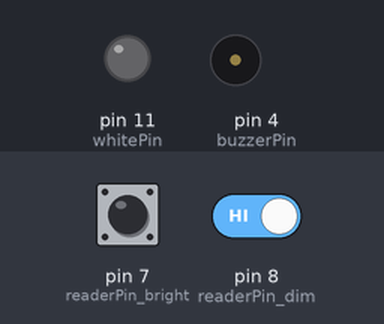
This sketch was run on a simulated Arduino Uno, built with avr-gcc and run on an emulated ATmega328P. Shown: output pins drawn as LEDs (lit = HIGH), buzzer (waves = sounding). The inputs (shaded band) are chosen by the test bench; at power-on: pin 7 (readerPin_bright) HIGH, pin 8 (readerPin_dim) HIGH.

Above: at 1.2 s.
1.3 s: pin 7 (readerPin_bright) pulled LOW for 1 s
At 3.2 s:
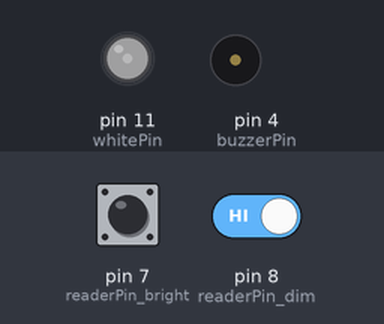
4.3 s: pin 7 (readerPin_bright) pulled LOW for 3.2 s
At 8.3 s:
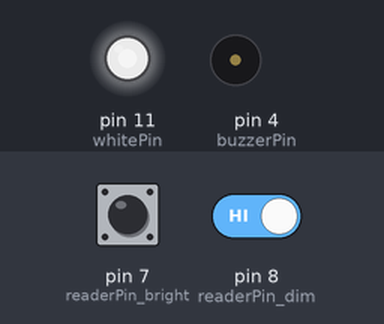
9.0 s: pin 7 (readerPin_bright) pulled LOW for 1 s
At 10.6 s:
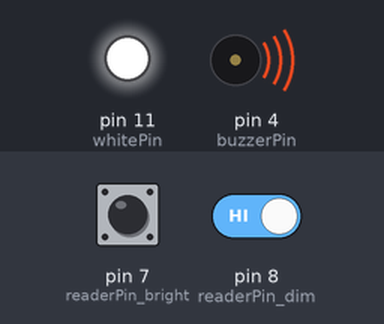
12.0 s: pin 8 (readerPin_dim) driven LOW
At 13.95 s:
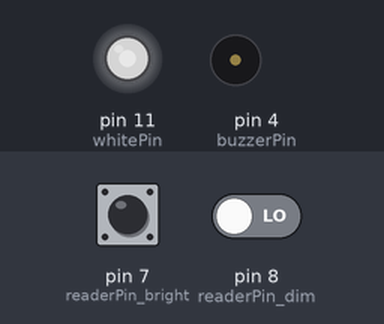
15.0 s: pin 8 (readerPin_dim) driven HIGH
At 15.0 s:
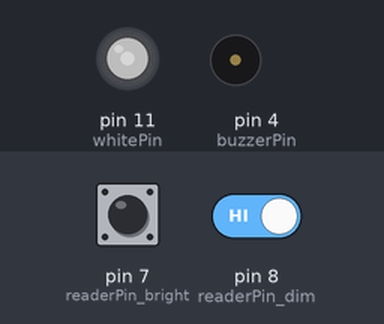
Timing chart, 0 to 17.5 s (numbered marks = the images above; inputs shaded):
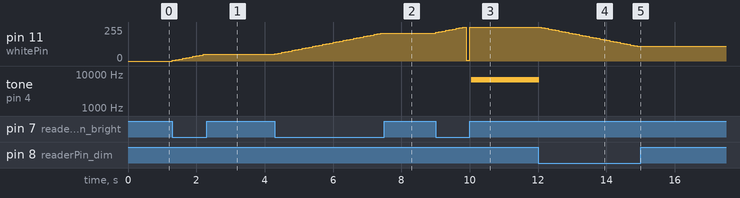

The sketch:

PushButton_3_BestOneSoFar.ino
```cpp
int whitePin = 11;
int buzzerPin = 4;

int readerPin_bright = 7;
int readerPin_dim = 8;

int bright;
int bright_1 = 0;
int dim;
int dim_1 = 0;
int LED_brightness = 0;


int dt =100;
int buzzer_time = 60;


void setup() {
  // put your setup code here, to run once:
  Serial.begin(9600);
  pinMode(readerPin_bright,INPUT);
  pinMode(readerPin_dim,INPUT);

  pinMode(whitePin,OUTPUT);
  pinMode(buzzerPin,OUTPUT);
}

void loop() {
  // put your main code here, to run repeatedly:
  bright = digitalRead(readerPin_bright);
  dim = digitalRead(readerPin_dim);


  if (bright == 0 && bright_1 == 0){
    LED_brightness = 5 + LED_brightness;
    analogWrite(whitePin,LED_brightness);
    delay(dt);
    dim_1 = 0;
  }


  if(LED_brightness > 255){
    analogWrite(whitePin,255);

    bright_1 = 1;

    digitalWrite(buzzerPin,HIGH);
    delayMicroseconds(buzzer_time);
    digitalWrite(buzzerPin,LOW);
    delayMicroseconds(buzzer_time);
  }


  if(dim == 0 && dim_1 == 0){
    LED_brightness = LED_brightness - 5;
    analogWrite(whitePin,LED_brightness);
    delay(dt);
    bright_1 =0;
  }

  if (LED_brightness <= 0){
    digitalWrite(whitePin,LOW);
    bright_1 = 0;
    dim_1 = 1;
    // digitalWrite(buzzerPin,HIGH);
    // delayMicroseconds(buzzer_time);
    // digitalWrite(buzzerPin,LOW);
    // delayMicroseconds(buzzer_time);

  }


  }
```

Measured:
- after the input at 1.3 s, pin 11 (whitePin): moves from 0/255 to 50/255 over 0.90 s, starting at once
- after the input at 4.3 s, pin 11 (whitePin): moves from 50/255 to 210/255 over 3.1 s, starting at once
- after the input at 9.0 s, pin 11 (whitePin): 210/255 → 215/255 at once, → 220/255 0.10 s later, → 225/255 0.10 s later, → 230/255 0.10 s later, … (11 changes in this stretch); tone on pin 4 (buzzerPin): silent → 6719 Hz after 1.0 s
- after the input at 12.0 s, pin 11 (whitePin): moves from 255/255 to 110/255 over 2.8 s, starting after 0.10 s; tone on pin 4 (buzzerPin): 6719 Hz → silent at once
- after the input at 15.0 s, pin 11 (whitePin): stays 110/255 (without the input it goes to 105/255 after 0.00 s)
